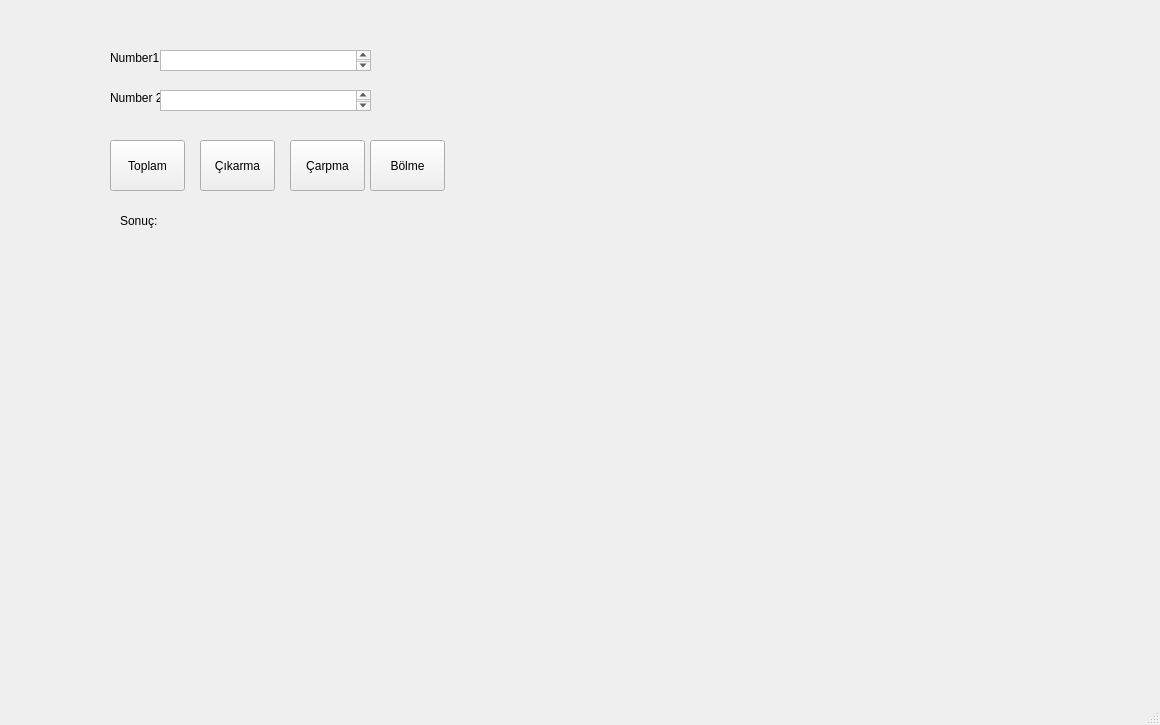
<?xml version="1.0" encoding="UTF-8"?>
<ui version="4.0">
 <class>MainWindow</class>
 <widget class="QMainWindow" name="MainWindow">
  <property name="geometry">
   <rect>
    <x>0</x>
    <y>0</y>
    <width>1160</width>
    <height>725</height>
   </rect>
  </property>
  <property name="windowTitle">
   <string>MainWindow</string>
  </property>
  <widget class="QWidget" name="centralwidget">
   <widget class="QLabel" name="lbl_1">
    <property name="geometry">
     <rect>
      <x>110</x>
      <y>50</y>
      <width>51</width>
      <height>16</height>
     </rect>
    </property>
    <property name="text">
     <string>Number1:</string>
    </property>
   </widget>
   <widget class="QLabel" name="lbl_2">
    <property name="geometry">
     <rect>
      <x>110</x>
      <y>90</y>
      <width>51</width>
      <height>16</height>
     </rect>
    </property>
    <property name="text">
     <string>Number 2:</string>
    </property>
   </widget>
   <widget class="QPushButton" name="btn_toplama">
    <property name="geometry">
     <rect>
      <x>110</x>
      <y>140</y>
      <width>75</width>
      <height>51</height>
     </rect>
    </property>
    <property name="text">
     <string>Toplam</string>
    </property>
   </widget>
   <widget class="QPushButton" name="btn_cikarma">
    <property name="geometry">
     <rect>
      <x>200</x>
      <y>140</y>
      <width>75</width>
      <height>51</height>
     </rect>
    </property>
    <property name="text">
     <string>Çıkarma</string>
    </property>
   </widget>
   <widget class="QPushButton" name="btn_carpma">
    <property name="geometry">
     <rect>
      <x>290</x>
      <y>140</y>
      <width>75</width>
      <height>51</height>
     </rect>
    </property>
    <property name="text">
     <string>Çarpma</string>
    </property>
   </widget>
   <widget class="QPushButton" name="btn_bolme">
    <property name="geometry">
     <rect>
      <x>370</x>
      <y>140</y>
      <width>75</width>
      <height>51</height>
     </rect>
    </property>
    <property name="text">
     <string>Bölme</string>
    </property>
   </widget>
   <widget class="QLabel" name="lbl_result">
    <property name="geometry">
     <rect>
      <x>120</x>
      <y>210</y>
      <width>301</width>
      <height>21</height>
     </rect>
    </property>
    <property name="text">
     <string>Sonuç:</string>
    </property>
   </widget>
   <widget class="QTextEdit" name="Number1">
    <property name="geometry">
     <rect>
      <x>160</x>
      <y>50</y>
      <width>211</width>
      <height>21</height>
     </rect>
    </property>
   </widget>
   <widget class="QTextEdit" name="Number2">
    <property name="geometry">
     <rect>
      <x>160</x>
      <y>90</y>
      <width>211</width>
      <height>21</height>
     </rect>
    </property>
   </widget>
  </widget>
  <widget class="QMenuBar" name="menubar">
   <property name="geometry">
    <rect>
     <x>0</x>
     <y>0</y>
     <width>1160</width>
     <height>21</height>
    </rect>
   </property>
  </widget>
  <widget class="QStatusBar" name="statusbar"/>
 </widget>
 <resources/>
 <connections/>
</ui>
